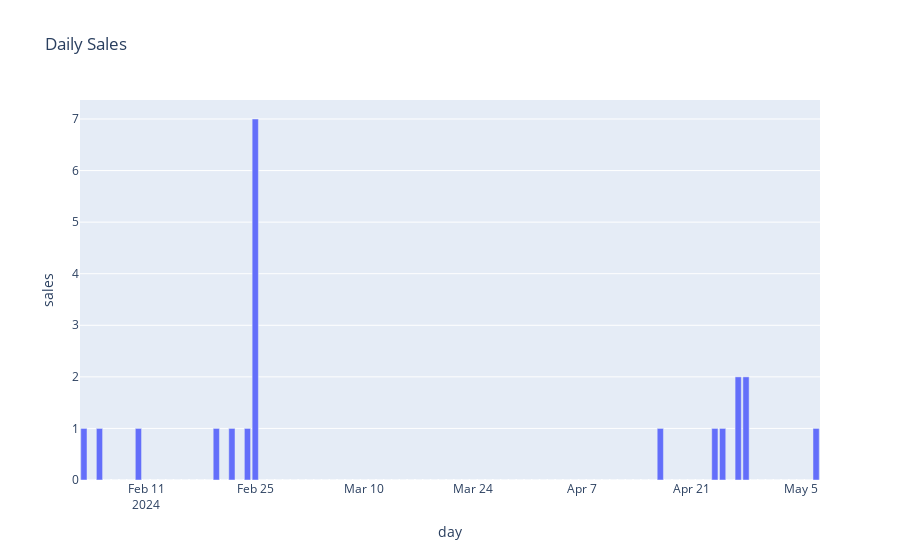

The code cell stored with this chart in its notebook:
### Code cell
daily_box_sales_fig = px.bar(daily_box_sales.to_frame('sales'), x=daily_box_sales.index, y='sales', title='Daily Sales')
daily_box_sales_fig.show()
